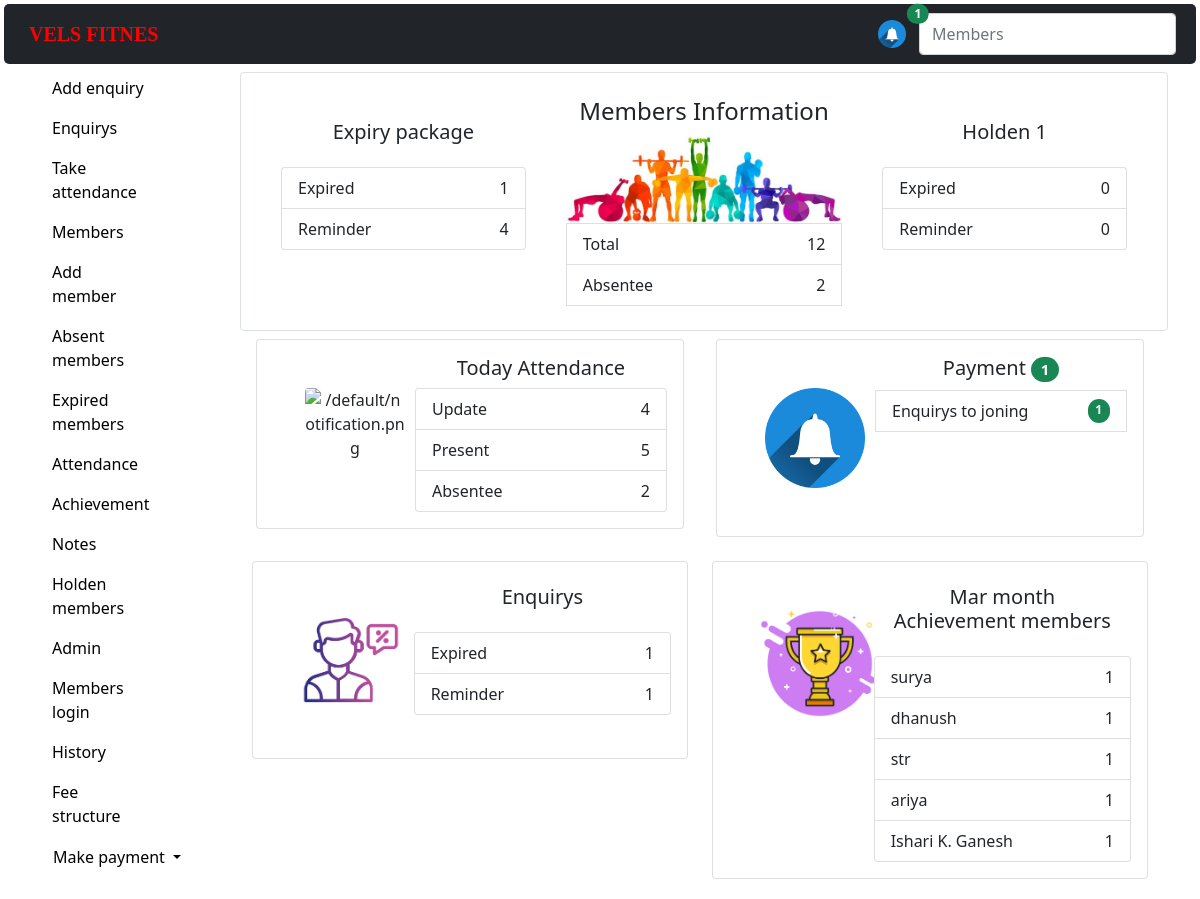
The page / on the database its author committed.
### administrator/models.py (models this page shows, shortened)
class Attendance(models.Model):
    date = models.DateField(auto_now_add=True)
    members = models.ManyToManyField(Member,related_name="+" ,blank=True )
    absentees = models.ManyToManyField(Member,related_name="+",blank=True)

class Member(models.Model):
    name = models.CharField(max_length=100)
    memberId=models.CharField(max_length=10)
    number = models.CharField(max_length=10)
    joined = models.DateField()
    expiry = models.DateField()
    image       = models.ImageField(default="default/person.png",blank=True,null=True,upload_to='./')
    shift="Morning"
    shift_types = (
        ('Morning', 'Morning'),
        ('Evening', 'Evening'),
    )
    shift_type = models.CharField(max_length=10,choices=shift_types,default=shift)
    message = models.TextField(blank=True)
    hold = models.BooleanField(default=False)
    hold_date = models.DateField(blank=True,null=True)
    hold_reason= models.CharField(max_length=100,blank=True)
    dark_color = ""
    colors_types = (
        ('danger', 'danger'),
        ('warning', 'warning'),
        ('success', 'success'),
        ('info', 'info'),
        ('secondary', 'secondary'),
        (dark_color, ''),
    )
    color = models.CharField(max_length=30,blank=True, choices=colors_types,default=dark_color)
    color_message = models.CharField(blank=True, max_length=30,default=" ")
    def info(self)->str:
        return f"""
    Name :\t{self.name}\t
    Member Id :{self.memberId}
    Number :{self.message}
    joined :{self.joined}
    shift :{self.shift_type}
    Message :{self.message}
    expiry :{self.expiry}

    """

### administrator/views.py (the view)
# urls.py: path('',views.home,name='main'),
def home(req):
    for member in Member.objects.all():
        joined_count = str(datetime.date.today()-member.joined)[0:2]
        reminder_count = str(datetime.date.today()-member.expiry)[0:3]
        member.color = ""
        member.color_message = "-"
        if joined_count == '0:' or joined_count == '1 ' or joined_count == '2 ' or joined_count == '3 ':
            member.color = "info"
            member.color_message = "New member day " + \
                str(int(str(datetime.date.today()-member.joined)[0])+1)
        if reminder_count == '-1 ' or reminder_count == '-2 ' or reminder_count == '-3 ':
            member.color = 'warning'
            member.color_message = f"Package expire {reminder_count[1]} in days"
        if member.expiry == datetime.date.today():
            member.color = "success"
            member.color_message = "Today payment"
        elif str(datetime.date.today()-member.expiry)[0] != "-" and member.expiry != datetime.date.today():
            member.color = "danger"
            member.color_message = "Package expired  " + \
                str(datetime.date.today()-member.expiry)[0:2] + " day ago."
        if member.hold:
            member.color = "secondary"
            if member.color_message == '-':
                member.color_message ="Holden till " + str(member.hold_date)
            else:
                member.color_message = member.color_message + \
                    "Holden till " + str(member.hold_date)
        try:
            ab = str(Absentees.objects.get(member=member).days_count)
            if member.color_message == '-':
                member.color  = "muted text-dark"
                member.color_message = "  ( A  - "+ ab +" )"
            else:
                member.color_message = member.color_message + "   ( A - "+ ab +" )"
        except:
            pass
        member.save()
    return render(req, 'administrator/home2.html', {
        "count": count_main(),
    })

### administrator/counter.py (called while the page is built)
def enquirys_info():
    today = []
    for enquiry in Enquirys.objects.order_by("joining_date"):
        if enquiry.joining_date == datetime.date.today():
            today.append(enquiry)
    expired = []
    for enquiry in Enquirys.objects.order_by("joining_date"):
        if str(datetime.date.today()-enquiry.joining_date)[0] != "-" and enquiry.joining_date != datetime.date.today():
            expired.append(enquiry)
    reminder = []
    date = datetime.date.today()
    for i in range(20):
        date += datetime.timedelta(days=1)
        for enquiry in Enquirys.objects.filter(joining_date=date):
            reminder.append(enquiry)
    return {
        "total": Enquirys.objects.count(),
        "today": len(today),
        "expired": len(expired),
        "reminder": len(reminder),
    }

def expiry_info():
    today = 0
    expired = 0
    reminder = 0
    for member in Member.objects.order_by("expiry"):
        if member.expiry == datetime.date.today():
            today += 1
    for member in Member.objects.order_by("-expiry"):
        if str(datetime.date.today()-member.expiry)[0] != "-" and member.expiry != datetime.date.today():
            expired += 1
    date = datetime.date.today()
    for i in range(20):
        date += datetime.timedelta(days=1)
        for member in Member.objects.filter(expiry=date):
            reminder += 1
    return {
        "today": today,
        "expired": expired,
        "reminder": reminder,
    }

def attendance_info():
    atd = None
    try:
        atd = Attendance.objects.get(date=datetime.date.today())
    except:
        atd = Attendance.objects.create()
    all_shift = 0
    for member in Member.objects.filter(hold=False):
        if member  not in atd.members.all()  and  member not in atd.absentees.all() and member not in Absentees.objects.all():
            all_shift += 1
    return {
        "today_Present": atd.members.count(),
        "today_absentees": atd.absentees.count(),
        "to_update":all_shift,
        "absentees_count":Absentees.objects.count(),
    }

def today()->dict:
    enquirys = enquirys_info()
    expiry = expiry_info()
    hold = hold_info()
    return  {
        "total" : enquirys["today"] + expiry["today"] + hold["today"],
        "total_enquirys_expiry" : enquirys["today"] + expiry["today"] ,
        "enquirys":enquirys["today"],
        "expiry":expiry["today"],
        "hold":hold["today"],
        }

### administrator/templates/administrator/home2.html
{%extends 'main.html'%}
{%block content%}
<div class="container text-center">
  <div class="container border rounded-2 p-4 m-1">
    {% include 'home_pages/row_2.html' %}
  </div>
  <div class="row m-1">
    {% include 'home_pages/row_1.html' %}
  </div>
  <div class="row m-1">
    {% include 'home_pages/row_3.html' %}
  </div>
</div>
{%endblock%}

### templates/home_pages/row_3.html
<div class="col ">
  <div class="card mb-3" style="max-width: 540px;">
    <div class="row g-0">
      <div class="col-md-4">
        <img src="/default/enquries.png" class="img-fluid rounded-start m-5" alt="/default/notification.png"
          style="max-width: 100px;">
      </div>
      <div class="col-md-8">
        <div class="card-body">
          <a class="card-title btn " href="{%url 'enquirys'%}">
            <h5>Enquirys</h5>
          </a>
          <ul class="list-group">
            <a href="{%url 'enquirys_expired'%}"
              class="list-group-item list-group-item-action d-flex justify-content-between">Expired<span>{{count.enquiry.expired}}</span>
            </a>
            <a href="{%url 'enquirys_reminder'%}"
              class="list-group-item list-group-item-action d-flex justify-content-between">
              Reminder<span>{{count.enquiry.reminder}}</span>
            </a>
          </ul>
        </div>
      </div>
    </div>
  </div>
</div>
<div class="col ">
  <div class="card mb-3" style="max-width: 540px;">
    <div class="row g-0">
      <div class="col-md-4">
        <img src="/default/Achievement.png" class="img-fluid rounded-start m-5" alt="/default/notification.png"
          style="max-width: 115px;">
      </div>
      <div class="col-md-8">
        <div class="card-body">
          <a class="card-title btn " href="{%url 'achievement'%}">
            <h5 > {{count.achievement.month_name}} month Achievement  members
            </h5>
          </a>
          <ul class="list-group">
            {%for member in count.achievement.top_members%}
            <a href="member/{{member.member.id}}/"
              class="list-group-item list-group-item-action d-flex justify-content-between">
              {{member.member.name}}<span>{{member.count}}</span>
            </a>
              {%endfor%}
          </ul>
        </div>
      </div>
    </div>
  </div>
</div>

### rows shown on the page
Attendance: achievement.month_name "Mar"
Member: member.name "surya", count "1"
Member: member.name "dhanush", count "1"
Member: member.name "str", count "1"
Member: member.name "ariya", count "1"
Member: member.name "Ishari K. Ganesh", count "1"

### other values the page prints
{{ count.today.total }} "1"
{{ count.expiry.expired }} "1"
{{ count.expiry.reminder }} "4"
{{ count.members }} "12"
{{ count.absentees }} "2"
{{ count.hold.total }} "1"
{{ count.hold.expired }} "0"
{{ count.hold.reminder }} "0"
{{ count.attendance.to_update }} "4"
{{ count.attendance.today_Present }} "5"
{{ count.attendance.today_absentees }} "2"
{{ count.today.total_enquirys_expiry }} "1"
{{ count.today.enquirys }} "1"
{{ count.enquiry.expired }} "1"
{{ count.enquiry.reminder }} "1"
